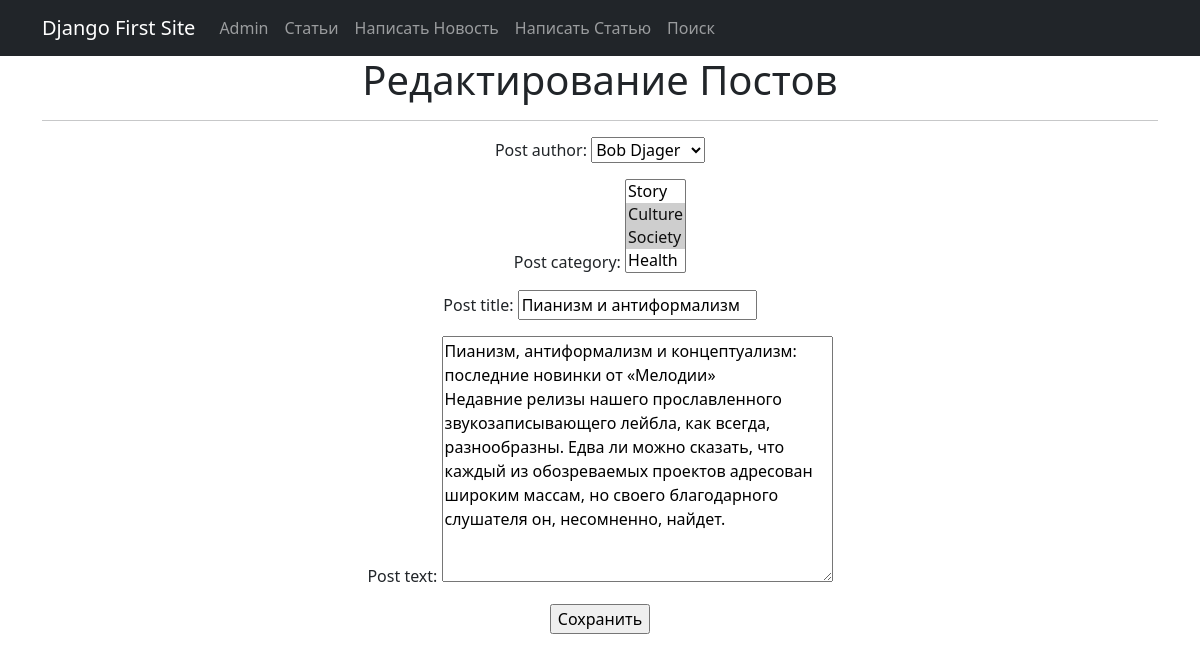
Page /news/27/edit/ (signed in) on the earlier database version.
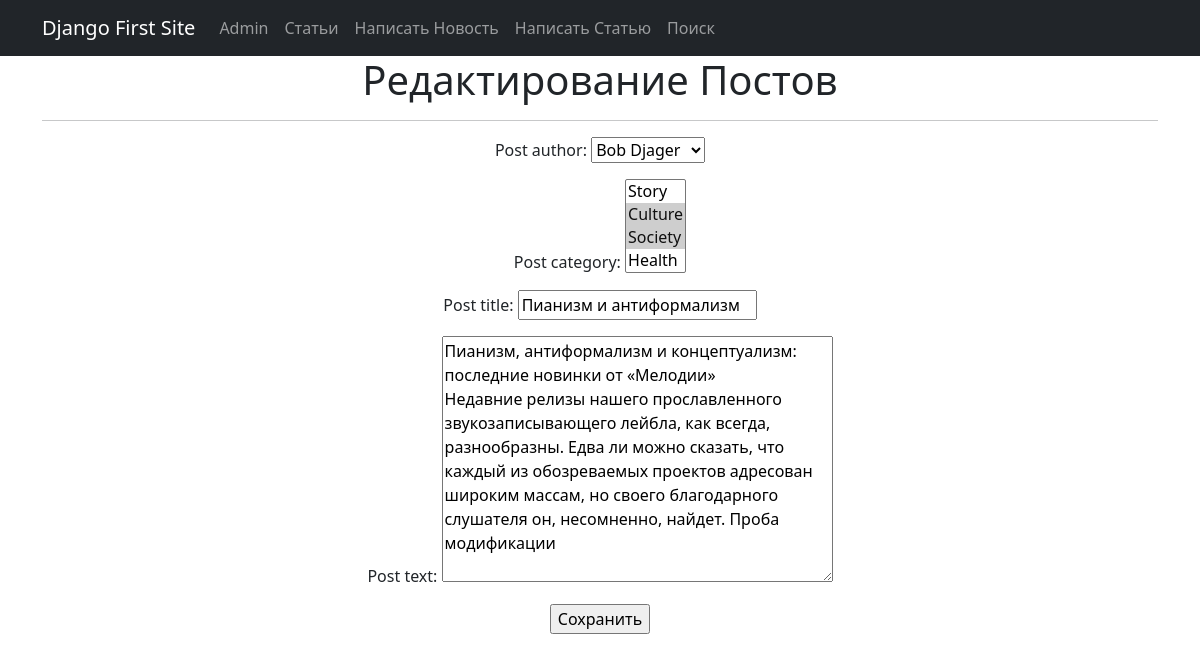
Same page on the later database version.
### news/models.py (models this page shows, shortened)
class Post(models.Model):
    news = 'NW'
    article = 'AR'
    CATEGORY_CHOICES = [
        (news, 'Новость'),
        (article, 'Статья')
    ]
    post_author = models.ForeignKey(Author, on_delete=models.CASCADE)
    category_type = models.CharField(max_length=2, choices=CATEGORY_CHOICES,
                                     default=article)
    post_date = models.DateTimeField(auto_now_add=True)
    post_category = models.ManyToManyField(Category, through='PostCategory')
    post_title = models.CharField(max_length=128)
    post_text = models.TextField()
    post_rating = models.SmallIntegerField(default=0)

### news/views.py (the view, shortened to what this page needs)
# urls.py: path('<int:pk>/edit/', NewsUpdate.as_view(), name='news_edit'),
class NewsUpdate(LoginRequiredMixin, UpdateView):
    raise_exception = True
    form_class = PostForm
    model = Post
    template_name = 'news_edit.html'

### news/forms.py (shortened to what this page needs)
class PostForm(forms.ModelForm):
    class Meta:
        model = Post
        fields = [
            'post_author',
            'post_category',
            'post_title',
            'post_text'
        ]

### news/models.py (called while the page is built)
    def __str__(self):
        return f'{self.author_user.username}'

    def __str__(self):
        return f'{self.category_name}'

### news/templates/news/news_edit.html (shortened to what this page needs)
{% extends 'flatpages/default.html' %}
{% block content %}
<h1>Редактирование Постов</h1>
<hr>
<form action="" method="post">
    {{ form.as_p }}
    <input type="submit" value="Сохранить" />
</form>
{% endblock content %}

Differences in the rows shown:
changed Post "Bob Djager": post_text "…слушателя он, несомненно, найдет." → "…слушателя он, несомненно, найдет. Проба модификации"
